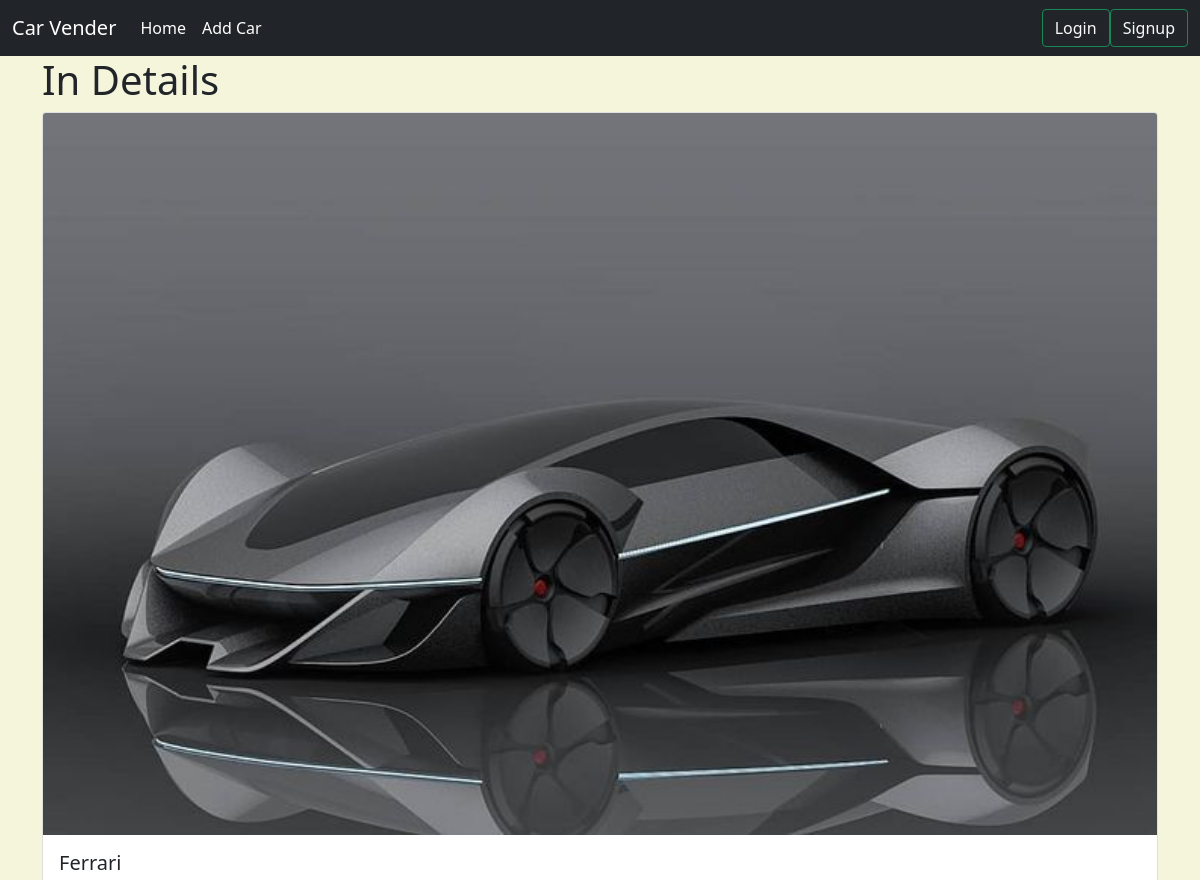
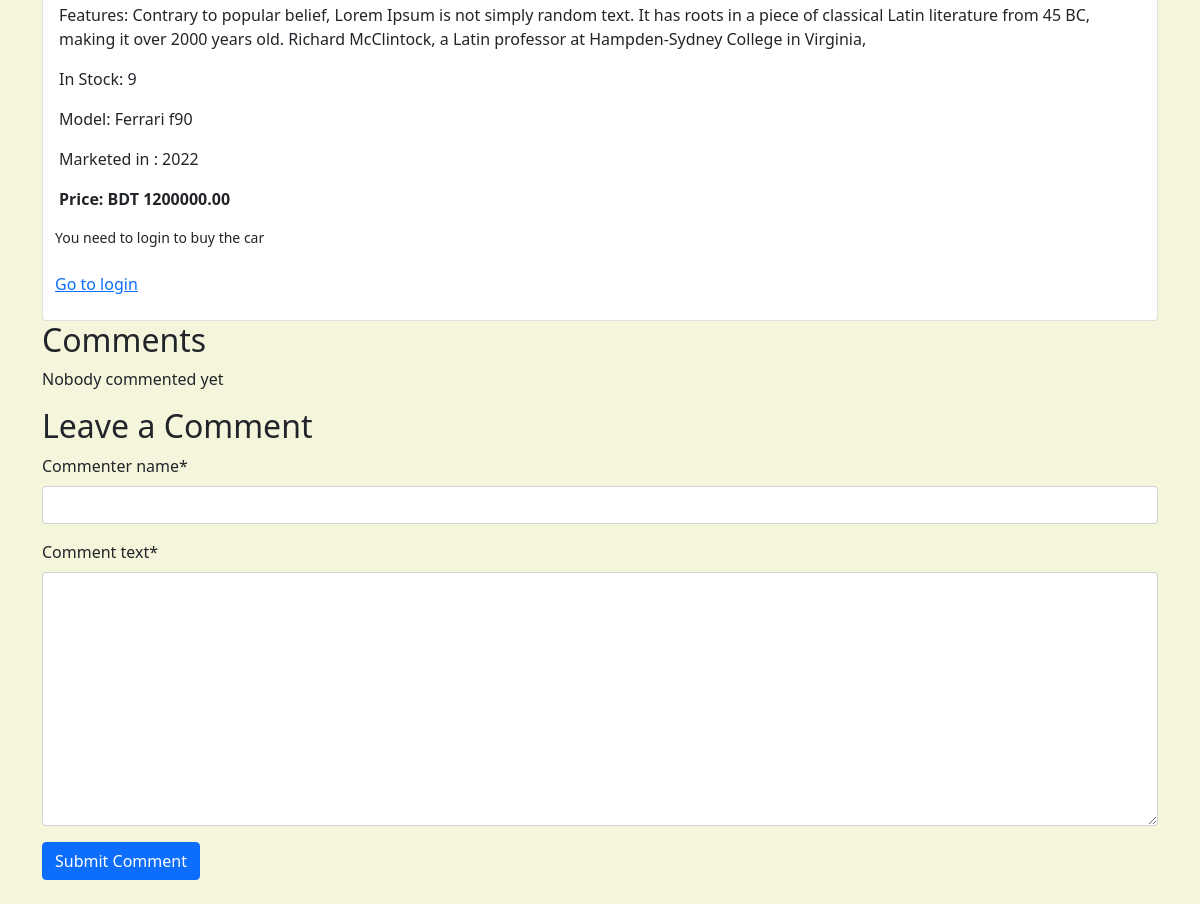
Page /car_stores/details/6/ on the committed database (2 pictures, top to bottom).
### car_stores/models.py (models this page shows, shortened)
class Car(models.Model):
    brand = models.ForeignKey(
        Brand, on_delete=models.CASCADE, related_name='cars')
    name = models.CharField(max_length=100)
    description = models.TextField()
    quantity = models.PositiveIntegerField()
    price = models.DecimalField(max_digits=10, decimal_places=2)
    year = models.IntegerField()
    model_name = models.CharField(max_length=100)
    image = models.ImageField(
        upload_to='car_stores/media/uploads/', blank=True, null=True)

class Brand(models.Model):
    name = models.CharField(max_length=100, unique=True)
    country = models.CharField(max_length=50)
    def __str__(self):
        return self.name

### car_stores/views.py (the view, shortened to what this page needs)
# urls.py: path('details/<int:id>/', views.CarDetailView.as_view(), name='details'),
class CarDetailView(DetailView):
    model = models.Car
    pk_url_kwarg = 'id'
    template_name = 'car_details.html'
    def get_context_data(self, **kwargs):
        context = super().get_context_data(**kwargs)
        context['comments'] = self.object.comments.all()
        context['form'] = CommentForm()
        return context

### car_stores/forms.py
class CommentForm(forms.ModelForm):
    class Meta:
        model = Comment
        fields = ['commenter_name', 'comment_text']

### car_stores/templates/car_details.html (shortened to what this page needs)
{% extends 'base.html' %}
{% block content %}
{% load crispy_forms_tags %}
<h1>In Details</h1>
<div class="col">
    <div class="card h-100">
        <img src="{{ car.image.url }}"
            class="card-img-top"
            alt="cars">
        <div class="card-body">
            <h5 class="card-title">{{car.brand}}</h5>
            <p class="card-text">Features: {{car.description}}</p>
            <p>In Stock: {{car.quantity}}</p>
            <p>Model: {{car.model_name}} </p>
            <p>Marketed in : {{car.year}} </p>
            <strong>Price: BDT {{car.price}} </strong>
        </div>
        {% if user.is_authenticated %}
        <a href="{% url 'purchaseCar' car.id %}"
            class="my-5">
            <button class="btn btn-primary text-light fw-bold">Buy Now</button>
        </a>
        {% else %}
        <small style="margin-left: 12px;">You need to login to buy the car</small>
        <a style="margin-left: 12px;"
            class="my-4"
            href="{% url 'login' %}">Go to login</a>
        {% endif %}
    </div>
</div>
<div>
    <h2>Comments</h2>
    {% if comments %}
    {% for comment in comments %}
    <p>{{ comment.commenter_name }} said:</p>
    <h6> {{ comment.comment_text }}</h6>
    {% endfor %}
    {% else %}
    <p>Nobody commented yet</p>
    {% endif %}
    {% load crispy_forms_tags %}
    <h2>Leave a Comment</h2>
    <form method="post"
        action="{% url 'details' car.id %}">
        {{ form | crispy }}
        <input class="btn btn-primary mb-4"
            type="submit"
            value="Submit Comment">
    </form>
</div>
{% endblock %}

### rows in the picture
Car: image (picture), brand "Ferrari", description "Contrary to popular belief, Lorem Ipsum is not simply random text. It has roots in a piece of classical Latin literature from 45 BC, making it over 2000 years old. Richard McClintock, a Latin professor at Hampden-Sydney College in Virginia,", quantity "9", model_name "Ferrari f90", year "2022", price "1200000.00"
